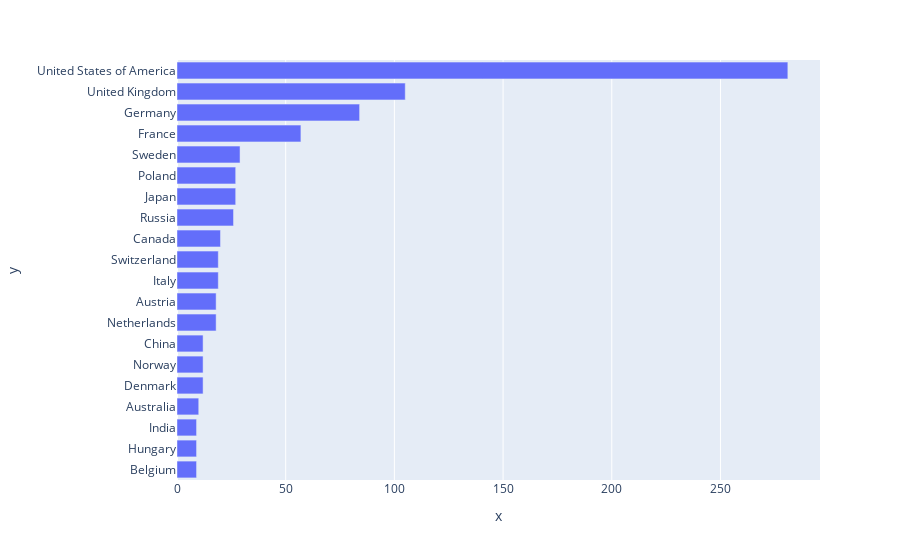

The cell this chart's notebook holds for it:
### Markdown cell above
**Challenge**: 
* Create a Pandas DataFrame called `top20_countries` that has the two columns. The `prize` column should contain the total number of prizes won. 

<img src=https://i.imgur.com/6HM8rfB.png width=350>

* Is it best to use `birth_country`, `birth_country_current` or `organization_country`? 
* What are some potential problems when using `birth_country` or any of the others? Which column is the least problematic? 
* Then use plotly to create a horizontal bar chart showing the number of prizes won by each country. Here's what you're after:

<img src=https://i.imgur.com/agcJdRS.png width=750>

* What is the ranking for the top 20 countries in terms of the number of prizes?

### Code cell
top20 = df.groupby("birth_country_current", as_index=False)["prize"].count().sort_values("prize", ascending=True).tail(20)
px.bar(y=top20["birth_country_current"], x=top20["prize"], orientation="h")

### Figure 1 — Plotly figure (JSON) as saved in the notebook; plotly's stock layout.template omitted (floating-point values rounded to 4 significant figures)
{"data": [{"alignmentgroup": "True", "hovertemplate": "x=%{x}<br>y=%{y}<extra></extra>", "legendgroup": "", "marker": {"color": "#636efa", "pattern": {"shape": ""}}, "name": "", "offsetgroup": "", "orientation": "h", "showlegend": false, "textposition": "auto", "type": "bar", "x": [9, 9, 9, 10, 12, 12, 12, 18, 18, 19, 19, 20, 26, 27, 27, 29, 57, 84, 105, 281], "xaxis": "x", "y": ["Belgium", "Hungary", "India", "Australia", "Denmark", "Norway", "China", "Netherlands", "Austria", "Italy", "Switzerland", "Canada", "Russia", "Japan", "Poland", "Sweden", "France", "Germany", "United Kingdom", "United States of America"], "yaxis": "y"}], "layout": {"barmode": "relative", "legend": {"tracegroupgap": 0}, "margin": {"t": 60}, "xaxis": {"anchor": "y", "domain": [0, 1], "title": {"text": "x"}}, "yaxis": {"anchor": "x", "domain": [0, 1], "title": {"text": "y"}}}}
